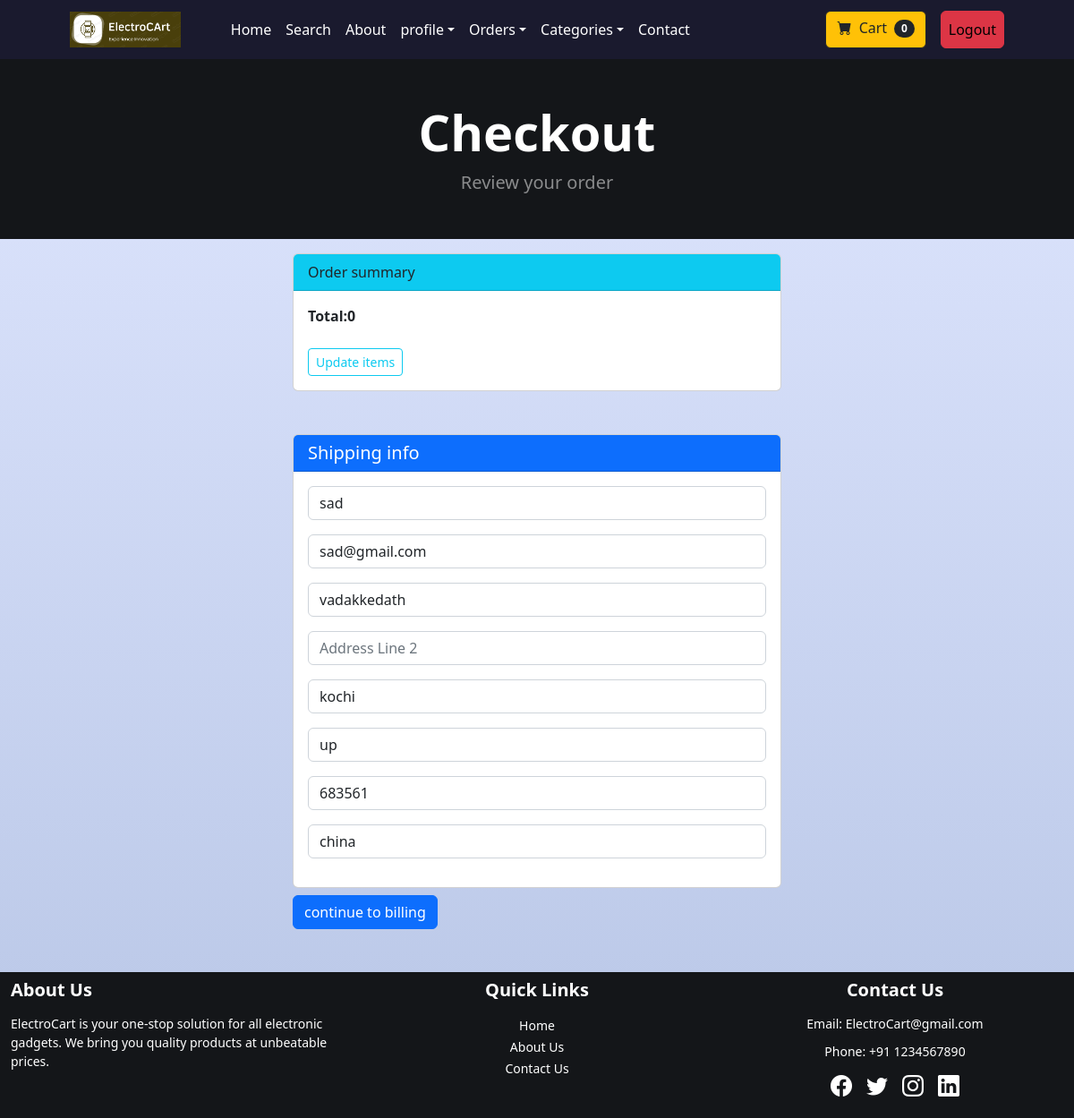
Screenshot of /checkout/ (signed in) with the database file from the repository.
### payment/models.py (models this page shows, shortened)
class ShippingAddress(models.Model):
    user = models.ForeignKey(User, on_delete=models.CASCADE, null=True, blank=True)
    shipping_full_name = models.CharField(max_length=255)
    shipping_email = models.CharField(max_length=255)
    shipping_address1 = models.CharField(max_length=255)
    shipping_address2 = models.CharField(max_length=255, null=True, blank=True)
    shipping_city = models.CharField(max_length=255)
    shipping_state = models.CharField(max_length=255, null=True, blank=True)
    shipping_zipcode = models.CharField(max_length=255, null=True, blank=True)
    shipping_country = models.CharField(max_length=255)
    class Meta:
        verbose_name_plural = "Shipping Address"

### payment/views.py (the view)
# urls.py: path('checkout/',views.checkout, name = 'checkout'),
def checkout(request):
    cart = Cart(request)
    cart_products = cart.get_prods()
    quantities = cart.get_quants()
    totals = cart.cart_total()
    if request.user.is_authenticated:
        shipping_user = ShippingAddress.objects.get(user__id=request.user.id)
        shipping_form = ShippingForm(request.POST or None,instance=shipping_user)
        return render(request, "checkout.html", {'cart_products': cart_products,'quantities' : quantities,'totals':totals,'shipping_form':shipping_form})
    else:
        shipping_form = ShippingForm(request.POST or None)
        return render(request, "checkout.html", {'cart_products': cart_products,'quantities' : quantities,'totals':totals,'shipping_form':shipping_form})

### cart/cart.py (called while the page is built, shortened)
    def __len__(self):
        return len(self.cart)

    def get_prods(self):
        product_ids = self.cart.keys()
        products = Product.objects.filter(id__in = product_ids)
        return products

    def get_quants(self):
        quantities = self.cart
        return quantities

    def cart_total(self):
        product_ids = self.cart.keys()
        products = Product.objects.filter(id__in=product_ids)
        quantities = self.cart
        total = 0
        return total

### cart/context_processors.py (called while the page is built)
def cart(request):
    return {'cart':Cart(request)}

### templates/checkout.html (shortened to what this page needs)
{% extends "base.html" %}
{% block content %}
<header class="head-foot-color py-5">
    <div class="container px-4 px-lg-5">
        <div class="text-center text-white">
            <h1 class="display-4 fw-bolder">Checkout</h1>
            <p class="lead fw-normal text-white-50 mb-0">Review your order</p>
        </div>
    </div>
</header>
<div class="container">
    <div class="row">
        <div class="col-md-6 offset-md-3 mt-3">
            <div class="card">
                <div class="card-header bg-info">
                  Order summary
                </div>
                <div class="card-body">
                  <strong>Total:{{totals}}</strong>
                  <br><br>
                    <a href ="{% url 'cart_summary' %}" class="btn btn-sm btn-outline-info">Update items</a>
                </div>
              </div>
              <div class="card mt-5 mb-2 ">
                <h5 class="card-header bg-primary text-white">Shipping info</h5>
                <div class="card-body">
                  <form method="POST" action="{% url 'billing_info' %}">{% csrf_token %}
                  {{shipping_form.as_p}}
                </div>
              </div>
              <button type="submit" class="btn btn-primary mb-5">continue to billing </button>
        </div>
    </div>
</div>
{% endblock content %}

### rows the page displays
ShippingAddress: shipping_full_name "sad", shipping_email "sad@gmail.com", shipping_address1 "vadakkedath", shipping_city "kochi", shipping_state "up", shipping_zipcode "683561", shipping_country "china"

### other values shown
{{ cart|length }} "0"
{{ totals }} "0"
